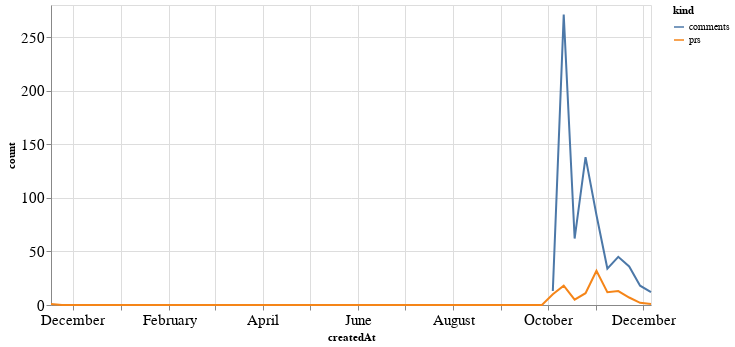

Source (notebook cell):
### Code cell
alt.Chart(total_time, width=600).mark_line().encode(
    x='createdAt',
    y='count',
    color='kind'
)

### Figure 1 — Vega-Lite specification as saved in the notebook (floating-point values rounded to 4 significant figures)
{"config": {"axisLeft": {"labelFontSize": 15}, "axisBottom": {"labelFontSize": 15}}, "data": {"name": "data-590ba5507db9691bf05c617f294d2240"}, "mark": "line", "encoding": {"color": {"type": "nominal", "field": "kind"}, "x": {"type": "temporal", "field": "createdAt"}, "y": {"type": "quantitative", "field": "count"}}, "width": 600, "$schema": "https://vega.github.io/schema/vega-lite/v4.8.1.json", "datasets": {"data-590ba5507db9691bf05c617f294d2240": [{"createdAt": "2019-11-17T00:00:00", "kind": "prs", "count": 1.0}, {"createdAt": "2019-11-24T00:00:00", "kind": "prs", "count": 0.0}, {"createdAt": "2019-12-01T00:00:00", "kind": "prs", "count": 0.0}, {"createdAt": "2019-12-08T00:00:00", "kind": "prs", "count": 0.0}, {"createdAt": "2019-12-15T00:00:00", "kind": "prs", "count": 0.0}, {"createdAt": "2019-12-22T00:00:00", "kind": "prs", "count": 0.0}, {"createdAt": "2019-12-29T00:00:00", "kind": "prs", "count": 0.0}, {"createdAt": "2020-01-05T00:00:00", "kind": "prs", "count": 0.0}, {"createdAt": "2020-01-12T00:00:00", "kind": "prs", "count": 0.0}, {"createdAt": "2020-01-19T00:00:00", "kind": "prs", "count": 0.0}, {"createdAt": "2020-01-26T00:00:00", "kind": "prs", "count": 0.0}, {"createdAt": "2020-02-02T00:00:00", "kind": "prs", "count": 0.0}, {"createdAt": "2020-02-09T00:00:00", "kind": "prs", "count": 0.0}, {"createdAt": "2020-02-16T00:00:00", "kind": "prs", "count": 0.0}, {"createdAt": "2020-02-23T00:00:00", "kind": "prs", "count": 0.0}, {"createdAt": "2020-03-01T00:00:00", "kind": "prs", "count": 0.0}, {"createdAt": "2020-03-08T00:00:00", "kind": "prs", "count": 0.0}, {"createdAt": "2020-03-15T00:00:00", "kind": "prs", "count": 0.0}, {"createdAt": "2020-03-22T00:00:00", "kind": "prs", "count": 0.0}, {"createdAt": "2020-03-29T00:00:00", "kind": "prs", "count": 0.0}, {"createdAt": "2020-04-05T00:00:00", "kind": "prs", "count": 0.0}, {"createdAt": "2020-04-12T00:00:00", "kind": "prs", "count": 0.0}, {"createdAt": "2020-04-19T00:00:00", "kind": "prs", "count": 0.0}, {"createdAt": "2020-04-26T00:00:00", "kind": "prs", "count": 0.0}, {"createdAt": "2020-05-03T00:00:00", "kind": "prs", "count": 0.0}, {"createdAt": "2020-05-10T00:00:00", "kind": "prs", "count": 0.0}, {"createdAt": "2020-05-17T00:00:00", "kind": "prs", "count": 0.0}, {"createdAt": "2020-05-24T00:00:00", "kind": "prs", "count": 0.0}, {"createdAt": "2020-05-31T00:00:00", "kind": "prs", "count": 0.0}, {"createdAt": "2020-06-07T00:00:00", "kind": "prs", "count": 0.0}, {"createdAt": "2020-06-14T00:00:00", "kind": "prs", "count": 0.0}, {"createdAt": "2020-06-21T00:00:00", "kind": "prs", "count": 0.0}, {"createdAt": "2020-06-28T00:00:00", "kind": "prs", "count": 0.0}, {"createdAt": "2020-07-05T00:00:00", "kind": "prs", "count": 0.0}, {"createdAt": "2020-07-12T00:00:00", "kind": "prs", "count": 0.0}, {"createdAt": "2020-07-19T00:00:00", "kind": "prs", "count": 0.0}, {"createdAt": "2020-07-26T00:00:00", "kind": "prs", "count": 0.0}, {"createdAt": "2020-08-02T00:00:00", "kind": "prs", "count": 0.0}, {"createdAt": "2020-08-09T00:00:00", "kind": "prs", "count": 0.0}, {"createdAt": "2020-08-16T00:00:00", "kind": "prs", "count": 0.0}, {"createdAt": "2020-08-23T00:00:00", "kind": "prs", "count": 0.0}, {"createdAt": "2020-08-30T00:00:00", "kind": "prs", "count": 0.0}, {"createdAt": "2020-09-06T00:00:00", "kind": "prs", "count": 0.0}, {"createdAt": "2020-09-13T00:00:00", "kind": "prs", "count": 0.0}, {"createdAt": "2020-09-20T00:00:00", "kind": "prs", "count": 0.0}, {"createdAt": "2020-09-27T00:00:00", "kind": "prs", "count": 0.0}, {"createdAt": "2020-10-04T00:00:00", "kind": "prs", "count": 10.0}, {"createdAt": "2020-10-11T00:00:00", "kind": "prs", "count": 18.0}, {"createdAt": "2020-10-18T00:00:00", "kind": "prs", "count": 5.0}, {"createdAt": "2020-10-25T00:00:00", "kind": "prs", "count": 11.0}, {"createdAt": "2020-11-01T00:00:00", "kind": "prs", "count": 32.0}, {"createdAt": "2020-11-08T00:00:00", "kind": "prs", "count": 12.0}, {"createdAt": "2020-11-15T00:00:00", "kind": "prs", "count": 13.0}, {"createdAt": "2020-11-22T00:00:00", "kind": "prs", "count": 7.0}, {"createdAt": "2020-11-29T00:00:00", "kind": "prs", "count": 2.0}, {"createdAt": "2020-12-06T00:00:00", "kind": "prs", "count": 1.0}, {"createdAt": "2019-11-17T00:00:00", "kind": "comments", "count": null}, {"createdAt": "2019-11-24T00:00:00", "kind": "comments", "count": null}, {"createdAt": "2019-12-01T00:00:00", "kind": "comments", "count": null}, {"createdAt": "2019-12-08T00:00:00", "kind": "comments", "count": null}, {"createdAt": "2019-12-15T00:00:00", "kind": "comments", "count": null}, {"createdAt": "2019-12-22T00:00:00", "kind": "comments", "count": null}, {"createdAt": "2019-12-29T00:00:00", "kind": "comments", "count": null}, {"createdAt": "2020-01-05T00:00:00", "kind": "comments", "count": null}, {"createdAt": "2020-01-12T00:00:00", "kind": "comments", "count": null}, {"createdAt": "2020-01-19T00:00:00", "kind": "comments", "count": null}, {"createdAt": "2020-01-26T00:00:00", "kind": "comments", "count": null}, {"createdAt": "2020-02-02T00:00:00", "kind": "comments", "count": null}, {"createdAt": "2020-02-09T00:00:00", "kind": "comments", "count": null}, {"createdAt": "2020-02-16T00:00:00", "kind": "comments", "count": null}, {"createdAt": "2020-02-23T00:00:00", "kind": "comments", "count": null}, {"createdAt": "2020-03-01T00:00:00", "kind": "comments", "count": null}, {"createdAt": "2020-03-08T00:00:00", "kind": "comments", "count": null}, {"createdAt": "2020-03-15T00:00:00", "kind": "comments", "count": null}, {"createdAt": "2020-03-22T00:00:00", "kind": "comments", "count": null}, {"createdAt": "2020-03-29T00:00:00", "kind": "comments", "count": null}, {"createdAt": "2020-04-05T00:00:00", "kind": "comments", "count": null}, {"createdAt": "2020-04-12T00:00:00", "kind": "comments", "count": null}, {"createdAt": "2020-04-19T00:00:00", "kind": "comments", "count": null}, {"createdAt": "2020-04-26T00:00:00", "kind": "comments", "count": null}, {"createdAt": "2020-05-03T00:00:00", "kind": "comments", "count": null}, {"createdAt": "2020-05-10T00:00:00", "kind": "comments", "count": null}, {"createdAt": "2020-05-17T00:00:00", "kind": "comments", "count": null}, {"createdAt": "2020-05-24T00:00:00", "kind": "comments", "count": null}, {"createdAt": "2020-05-31T00:00:00", "kind": "comments", "count": null}, {"createdAt": "2020-06-07T00:00:00", "kind": "comments", "count": null}, {"createdAt": "2020-06-14T00:00:00", "kind": "comments", "count": null}, {"createdAt": "2020-06-21T00:00:00", "kind": "comments", "count": null}, {"createdAt": "2020-06-28T00:00:00", "kind": "comments", "count": null}, {"createdAt": "2020-07-05T00:00:00", "kind": "comments", "count": null}, {"createdAt": "2020-07-12T00:00:00", "kind": "comments", "count": null}, {"createdAt": "2020-07-19T00:00:00", "kind": "comments", "count": null}, {"createdAt": "2020-07-26T00:00:00", "kind": "comments", "count": null}, {"createdAt": "2020-08-02T00:00:00", "kind": "comments", "count": null}, {"createdAt": "2020-08-09T00:00:00", "kind": "comments", "count": null}, {"createdAt": "2020-08-16T00:00:00", "kind": "comments", "count": null}, {"createdAt": "2020-08-23T00:00:00", "kind": "comments", "count": null}, {"createdAt": "2020-08-30T00:00:00", "kind": "comments", "count": null}, {"createdAt": "2020-09-06T00:00:00", "kind": "comments", "count": null}, {"createdAt": "2020-09-13T00:00:00", "kind": "comments", "count": null}, {"createdAt": "2020-09-20T00:00:00", "kind": "comments", "count": null}, {"createdAt": "2020-09-27T00:00:00", "kind": "comments", "count": null}, {"createdAt": "2020-10-04T00:00:00", "kind": "comments", "count": 13.0}, {"createdAt": "2020-10-11T00:00:00", "kind": "comments", "count": 271.0}, {"createdAt": "2020-10-18T00:00:00", "kind": "comments", "count": 62.0}, {"createdAt": "2020-10-25T00:00:00", "kind": "comments", "count": 138.0}, {"createdAt": "2020-11-01T00:00:00", "kind": "comments", "count": 84.0}, {"createdAt": "2020-11-08T00:00:00", "kind": "comments", "count": 34.0}, {"createdAt": "2020-11-15T00:00:00", "kind": "comments", "count": 45.0}, {"createdAt": "2020-11-22T00:00:00", "kind": "comments", "count": 36.0}, {"createdAt": "2020-11-29T00:00:00", "kind": "comments", "count": 18.0}, {"createdAt": "2020-12-06T00:00:00", "kind": "comments", "count": 12.0}]}}
